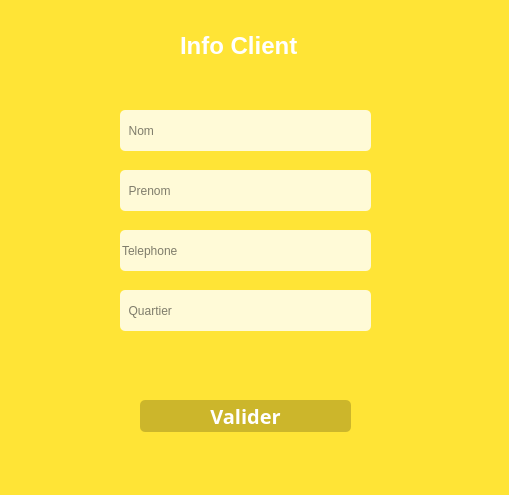
<?xml version="1.0" encoding="UTF-8"?>
<ui version="4.0">
 <class>Dialog</class>
 <widget class="QDialog" name="Dialog">
  <property name="geometry">
   <rect>
    <x>0</x>
    <y>0</y>
    <width>509</width>
    <height>495</height>
   </rect>
  </property>
  <property name="windowTitle">
   <string>Dialog</string>
  </property>
  <widget class="QWidget" name="widget" native="true">
   <property name="geometry">
    <rect>
     <x>-10</x>
     <y>-10</y>
     <width>531</width>
     <height>511</height>
    </rect>
   </property>
   <property name="styleSheet">
    <string notr="true">background-color: rgb(255,228,54)</string>
   </property>
   <widget class="QLabel" name="label">
    <property name="geometry">
     <rect>
      <x>190</x>
      <y>40</y>
      <width>141</width>
      <height>31</height>
     </rect>
    </property>
    <property name="font">
     <font>
      <pointsize>18</pointsize>
      <weight>75</weight>
      <bold>true</bold>
     </font>
    </property>
    <property name="styleSheet">
     <string notr="true">color:#fff;
background: transparent;</string>
    </property>
    <property name="text">
     <string>Info Client</string>
    </property>
   </widget>
   <widget class="QLineEdit" name="product_field">
    <property name="geometry">
     <rect>
      <x>130</x>
      <y>120</y>
      <width>251</width>
      <height>41</height>
     </rect>
    </property>
    <property name="styleSheet">
     <string notr="true">border-radius:5px;
color:black;
background-color:rgba(255,255,255,0.8)

</string>
    </property>
    <property name="placeholderText">
     <string>  Nom</string>
    </property>
   </widget>
   <widget class="QPushButton" name="valider">
    <property name="geometry">
     <rect>
      <x>150</x>
      <y>410</y>
      <width>211</width>
      <height>32</height>
     </rect>
    </property>
    <property name="font">
     <font>
      <family>metropolis</family>
      <pointsize>15</pointsize>
      <weight>75</weight>
      <italic>false</italic>
      <bold>true</bold>
     </font>
    </property>
    <property name="styleSheet">
     <string notr="true">QPushButton{
background-color:rgba(0,0,0,0.2);
border-top-left-radius:20px;
border-bottom-left-radius:20px;
color:rgb(255,255,255);
font:77 15pt &quot;metropolis&quot;;
border-radius:5px;
font-weight:bold;


}
QPushButton:hover{
background-color:white;
border-radius:5px;
color:rgb(0,0,0);
font:77 15pt &quot;metropolis&quot;;

font-weight:bold;
}
</string>
    </property>
    <property name="text">
     <string>Valider</string>
    </property>
   </widget>
  </widget>
  <widget class="QLineEdit" name="product_field_2">
   <property name="geometry">
    <rect>
     <x>120</x>
     <y>170</y>
     <width>251</width>
     <height>41</height>
    </rect>
   </property>
   <property name="styleSheet">
    <string notr="true">border-radius:5px;
color:black;
background-color:rgba(255,255,255,0.8)

</string>
   </property>
   <property name="placeholderText">
    <string>  Prenom</string>
   </property>
  </widget>
  <widget class="QLineEdit" name="product_field_3">
   <property name="geometry">
    <rect>
     <x>120</x>
     <y>230</y>
     <width>251</width>
     <height>41</height>
    </rect>
   </property>
   <property name="styleSheet">
    <string notr="true">border-radius:5px;
color:black;
background-color:rgba(255,255,255,0.8)

</string>
   </property>
   <property name="placeholderText">
    <string>Telephone</string>
   </property>
  </widget>
  <widget class="QLineEdit" name="product_field_4">
   <property name="geometry">
    <rect>
     <x>120</x>
     <y>290</y>
     <width>251</width>
     <height>41</height>
    </rect>
   </property>
   <property name="styleSheet">
    <string notr="true">border-radius:5px;
color:black;
background-color:rgba(255,255,255,0.8)

</string>
   </property>
   <property name="placeholderText">
    <string>  Quartier</string>
   </property>
  </widget>
 </widget>
 <resources/>
 <connections/>
</ui>
